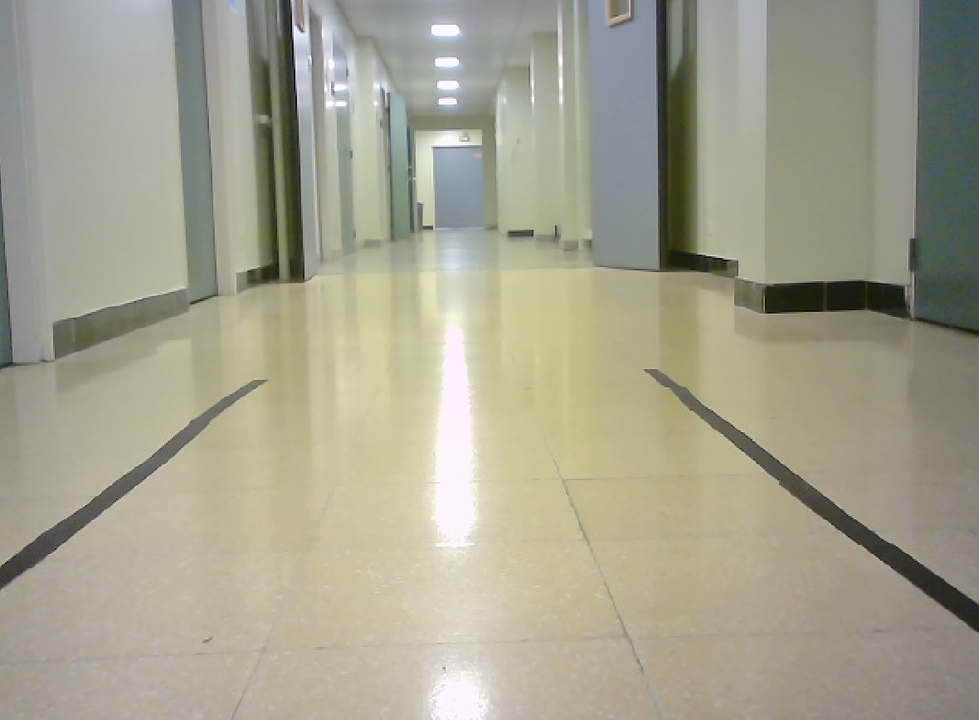
#> input picture jetsonNano/ros2_ws/src/lane_detection/resource/Lane-detection-opencv-python/test_demo.png, 979 x 720 px, shrunk from 1180 x 868 before the run; the run also reads 3 pictures not shown here
$ jupyter execute --allow-errors Lane-detection-opencv.ipynb
#> lines starting #> are read from the running program, lines starting #| are printed output that depends on the picture; after the words box and inside, x2 and y2 are one past the last pixel; in counts of white or black regions, pixels touching at a corner belong together
# Lane Detection using OpenCV
##### Based on https://github.com/d-misra/Lane-detection-opencv-python

Modification made to fit the indoor setting of the geicar:
- Hough lines thereshold and min line length
- Mask to extract the black color of a picture
- Modification of the Hough-line averaging with pick_lane_lines to filter the raw Hough detection
- Modification to have utility functions reusable in the geicar architecture

## Part 1 : Modifying the code and test in a gei

[cell 1]
import cv2
import matplotlib.pyplot as plt
import numpy as np

# Canny edge detection + Remove irrelevant segments of the image and retain only the lane portion
def canny_edges_with_roi(binary_mask, canny_low=50, canny_high=150, roi_vertical_ratio=0.55):
    edges = cv2.Canny(binary_mask, canny_low, canny_high)
    h, w = edges.shape[:2]
    roi_mask = np.zeros_like(edges)
    cv2.rectangle(roi_mask,(0, int(h * roi_vertical_ratio)),(w, h),255,-1)
    return cv2.bitwise_and(edges, roi_mask)


# Function modified to YCrCb
def dark_tape_mask(
    bgr_image,
    lower_ycrcb=np.array([0,   100,  100]),  # Param to Adapt
    upper_ycrcb=np.array([110, 140, 140]),    # Param to Adapt
    kernel_size=5
):
    # BGR -> YCrCb
    ycrcb = cv2.cvtColor(bgr_image, cv2.COLOR_BGR2YCrCb)

    # Threshold for dark, low‑chroma pixels (black-ish)
    mask = cv2.inRange(ycrcb, lower_ycrcb, upper_ycrcb)

    # Morphological filtering to keep thick blobs and remove noise
    kernel = np.ones((kernel_size, kernel_size), np.uint8)
    mask = cv2.morphologyEx(mask, cv2.MORPH_CLOSE, kernel, iterations=2)
    mask = cv2.morphologyEx(mask, cv2.MORPH_OPEN,  kernel, iterations=1)

    return mask


# Hough segments
def hough_lines(
    edges,
    rho=1,
    theta=np.pi / 180,
    threshold=15,
    min_line_length=80,     # Parameter to adapt
    max_line_gap=30         # Parameter to adapt
):
    return cv2.HoughLinesP(
        edges,
        rho=rho,
        theta=theta,
        threshold=threshold,
        minLineLength=min_line_length,
        maxLineGap=max_line_gap
    )


def pick_lane_lines(image_shape, lines,
                    min_angle_deg=3,
                    max_angle_deg=85,
                    k_longest=8,
                    min_length=20):   #Value to modify
    if lines is None:
        return None

    h, w = image_shape[:2]
    x_center = w / 2.0
    min_angle = np.deg2rad(min_angle_deg)
    max_angle = np.deg2rad(max_angle_deg)

    segs = []
    for l in lines:
        x1, y1, x2, y2 = l.reshape(4)
        dx, dy = x2 - x1, y2 - y1
        length = np.hypot(dx, dy)
        if length < min_length:
            continue
        angle = np.arctan2(dy, dx)
        aabs = abs(angle)
        if aabs < min_angle or aabs > max_angle:
            continue

        xm = 0.5 * (x1 + x2)
        side = 'L' if xm < x_center else 'R'
        segs.append({'x1': x1, 'y1': y1, 'x2': x2, 'y2': y2,
                     'length': length, 'angle': angle,
                     'xm': xm, 'side': side})

    if len(segs) == 0:
        return None

    left  = sorted([s for s in segs if s['side']=='L'],
                   key=lambda s: -s['length'])[:k_longest]
    right = sorted([s for s in segs if s['side']=='R'],
                   key=lambda s: -s['length'])[:k_longest]

    def avg_side(group):
        arr = np.array([[g['x1'], g['y1'], g['x2'], g['y2']] for g in group],
                       dtype=float)
        return arr.mean(axis=0).astype(int)

    lanes = []

    if left and right:
        # Geometry scoring to pick one best (L,R) pair
        y_ref = 0.75 * h
        best_pair, best_score = None, -1e9

        def x_at_y(seg, y):
            x1, y1, x2, y2 = seg['x1'], seg['y1'], seg['x2'], seg['y2']
            if y2 == y1:
                return (x1 + x2) / 2.0
            return x1 + (y - y1) * (x2 - x1) / (y2 - y1)

        for L in left:
            for R in right:
                # Parallelism
                dang = abs(L['angle'] - R['angle'])
                dang = min(dang, np.pi - dang)
                score_parallel = -dang

                # Width near bottom
                x_left= x_at_y(L, y_ref)
                x_right = x_at_y(R, y_ref)
                width = x_right -x_left
                if width <= 40 or width >= 0.9 * w:
                    continue

                # Centering
                lane_center = (x_left+ x_right) / 2.0
                off_center = abs(lane_center - x_center)
                score_center = -off_center / w

                # Length
                score_len = (L['length'] + R['length']) / (h + w)

                score = 3.0*score_parallel + 2.0*score_len + 1.0*score_center
                if score > best_score:
                    best_score = score
                    best_pair = (L, R)

        if best_pair is not None:
            L, R = best_pair
            lanes.append(avg_side([L]))
            lanes.append(avg_side([R]))

        else:
            # best single segment overall
            best_single = max(segs, key=lambda s: s['length'])
            lanes.append(avg_side([best_single]))

    elif left and not right:
        lanes.append(avg_side(left))   # only left lane

    elif right and not left:
        lanes.append(avg_side(right))  # only right lane

    return np.array(lanes) if lanes else None


def detect_lanes_dark_tape(input_image, draw_fn, thickness=8, debug=False):
    # 1) Color segmentation of black thick tape
    mask = dark_tape_mask(input_image)

    # 2) Canny only on tape (via ROI function so you can tune later)
    edges = canny_edges_with_roi(mask)

    edges = cv2.dilate(edges, np.ones((3,3), np.uint8), iterations=1)

    # 3) Hough + lane selection
    lines = hough_lines(edges)
    lane_lines = pick_lane_lines(input_image.shape, lines)

    # 4) Draw result
    output = draw_fn(input_image, lane_lines, thickness=thickness)

    if debug:
        plt.figure(figsize=(10,4))
        plt.subplot(1,3,1); plt.imshow(cv2.cvtColor(input_image, cv2.COLOR_BGR2RGB)); plt.title("Input"); plt.axis('off')
        plt.subplot(1,3,2); plt.imshow(mask, cmap='gray'); plt.title("Tape mask"); plt.axis('off')
        plt.subplot(1,3,3); plt.imshow(edges, cmap='gray'); plt.title("Edges on tape"); plt.axis('off')
        plt.show()

    return output, lane_lines, edges, mask


# Draws lines of given thickness over an image
def draw_lines(image, lines, thickness):
    if lines is None:
        return image

    line_image = np.zeros_like(image)
    if len(line_image.shape) == 2:
        line_image = cv2.cvtColor(line_image, cv2.COLOR_GRAY2BGR)

    color = (0, 0, 255)
    for x1, y1, x2, y2 in lines:
        cv2.line(line_image, (x1, y1), (x2, y2), color, thickness)

    combined_image = cv2.addWeighted(image, 0.8, line_image, 1.0, 0.0)
    return combined_image

#### Section with the set of images for testing parameter

[cell 2]
# Image Test 1
inputimage = cv2.imread("test_demo.png")
#> inputimage is the input picture: shape (720, 979, 3); mean B, G, R 143, 161.7, 163.8

# ou recommandé : RGB -> YCrCb
ycrcb = cv2.cvtColor(inputimage, cv2.COLOR_BGR2YCrCb)
#> ycrcb: shape (720, 979, 3); mean of channels 0, 1, 2 160.2, 130.6, 118.3
Y, Cr, Cb = cv2.split(ycrcb)


plt.figure()
plt.imshow(cv2.cvtColor(inputimage, cv2.COLOR_BGR2RGB))

# Change the inputimage
masked_input = dark_tape_mask(inputimage)
#> in dark_tape_mask, `mask = cv2.inRange(ycrcb, lower_ycrcb, upper_ycrcb)`:
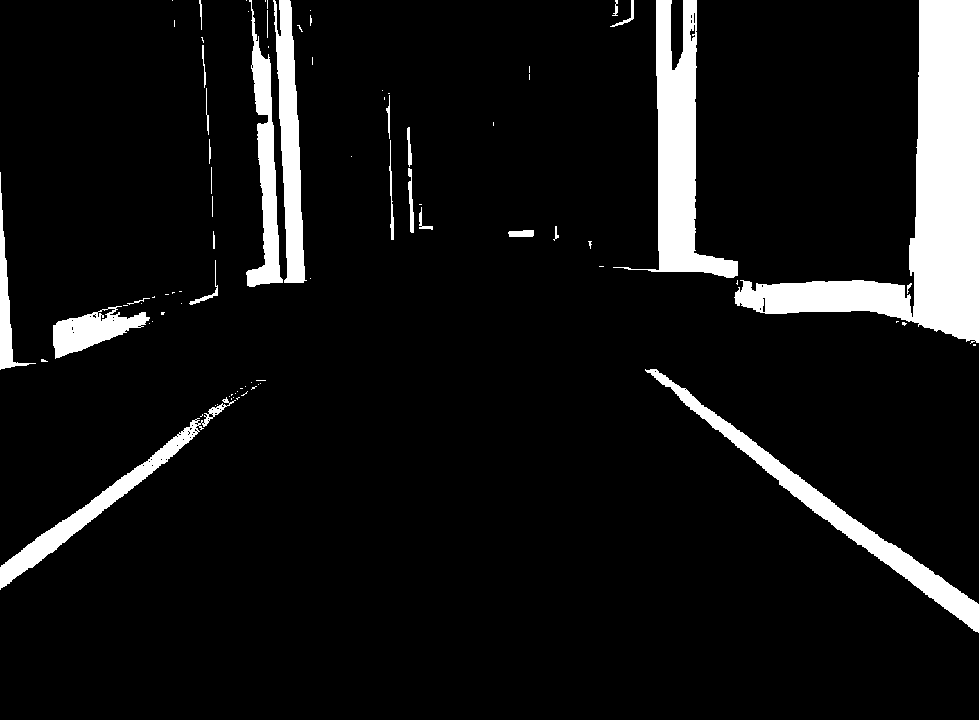
#> mask: shape (720, 979); 8.9% white; 84 white regions (56 under 20 px), largest, box (x1, y1, x2, y2) and area: (734, 0, 979, 344) 26202, (613, 0, 738, 278) 10508, (645, 369, 979, 633) 6943
plt.imshow(cv2.cvtColor(masked_input, cv2.COLOR_BGR2RGB))
# Canny edge detection + Remove irrelevant segments of the image and retain only the lane portion

edges = canny_edges_with_roi(masked_input)
plt.figure()
plt.imshow(cv2.cvtColor(edges, cv2.COLOR_BGR2RGB))
plt.show()

output, lanes, edges, mask = detect_lanes_dark_tape(
    inputimage,
    draw_fn=draw_lines,
    thickness=25
)
#> in detect_lanes_dark_tape, `lines = hough_lines(edges)`: lines = 22 rows, first 6: [3, 588, 198, 435], [5, 564, 229, 395], [678, 399, 870, 554], [4, 588, 182, 449], [66, 520, 230, 396], [692, 395, 901, 552]
#> the loop in pick_lane_lines, `for l in lines:` made 22 passes
#> (x1, y1, x2, y2, dx, dy, length, angle) on passes 1 to 8: (3, 588, 198, 435, 195, -153, 247.9, -0.665), (5, 564, 229, 395, 224, -169, 280.6, -0.646), (678, 399, 870, 554, 192, 155, 246.8, 0.679), (4, 588, 182, 449, 178, -139, 225.8, -0.663), (66, 520, 230, 396, 164, -124, 205.6, -0.647), (692, 395, 901, 552, 209, 157, 261.4, 0.644), (692, 396, 887, 543, 195, 147, 244.2, 0.646), (694, 395, 933, 575, 239, 180, 299.2, 0.646)
#> after the loop in pick_lane_lines, `for l in lines:`: segs = 22 items
#> in pick_lane_lines, `left  = sorted([s for s in segs if s['side']=='L'], key=lambda s: -s['..`: left = 8 items
#> the loop in pick_lane_lines, `for L in left:` made 8 passes
#> the loop in draw_lines, `for x1, y1, x2, y2 in lines:` made 2 passes
#> (x1, y1, x2, y2) on passes 1 to 2: (8, 562, 230, 395), (694, 395, 933, 575)
plt.imshow(cv2.cvtColor(output, cv2.COLOR_BGR2RGB))
plt.title("Final lane overlay")
plt.show()

[cell 3]
# Image Test 2
inputimage = cv2.imread("test_demo2.png")
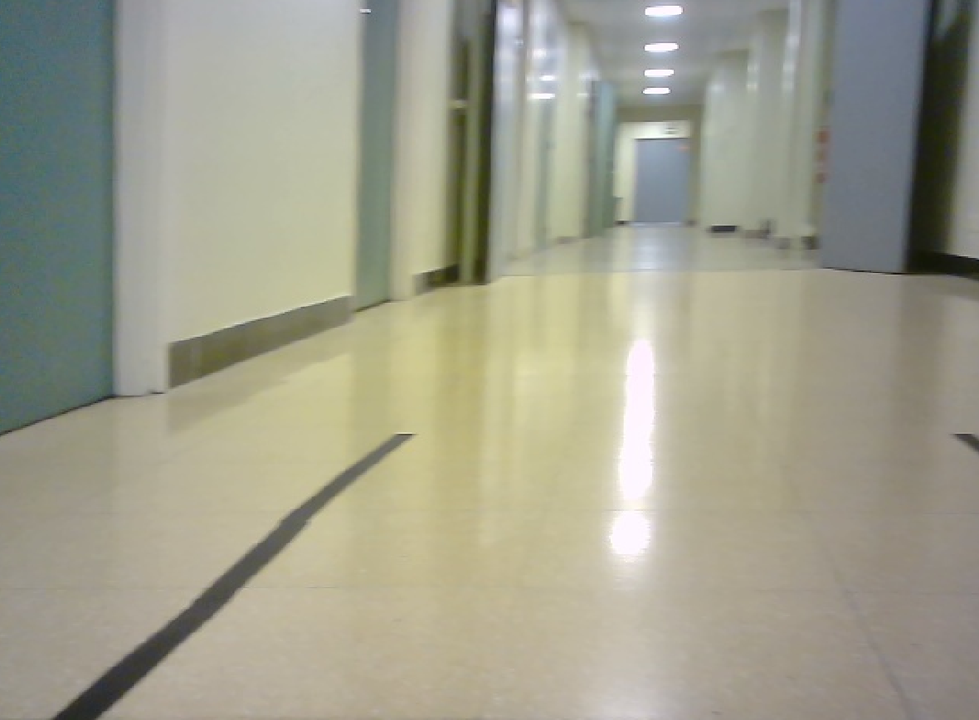
#> input picture jetsonNano/ros2_ws/src/lane_detection/resource/Lane-detection-opencv-python/test_demo2.png, 979 x 720 px, shrunk from 1180 x 868 before the run
#> inputimage is the input picture: shape (720, 979, 3); mean B, G, R 140.6, 158, 158.7

# ou recommandé : RGB -> YCrCb
ycrcb = cv2.cvtColor(inputimage, cv2.COLOR_BGR2YCrCb)
#> ycrcb: shape (720, 979, 3); mean of channels 0, 1, 2 156.2, 129.8, 119.2
Y, Cr, Cb = cv2.split(ycrcb)
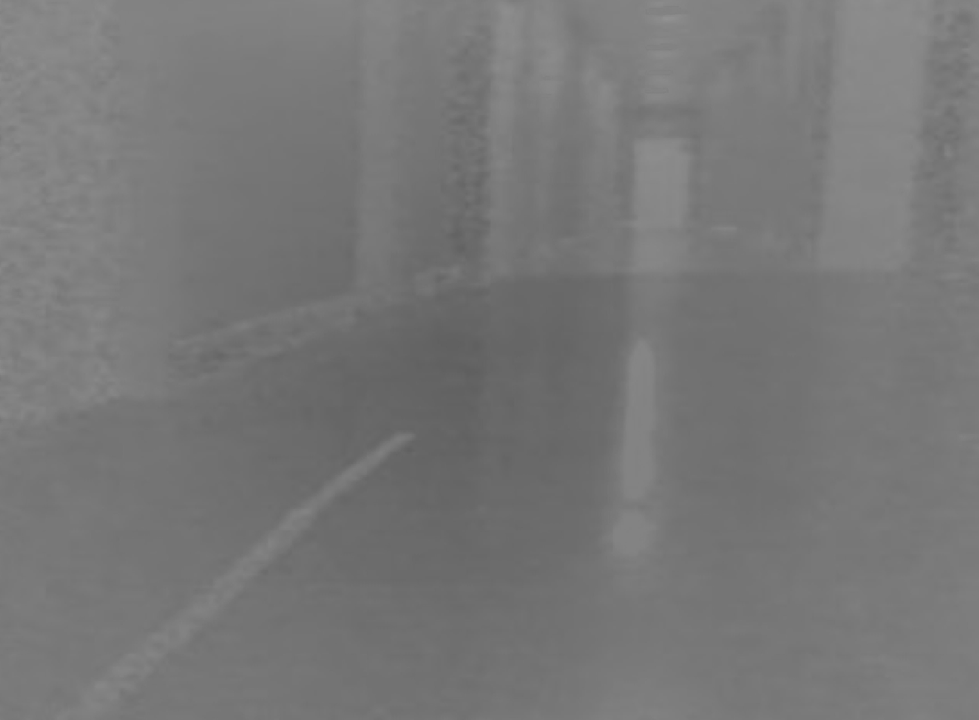
#> Cb: shape (720, 979); min 94, max 146, mean 119.2


plt.figure()
plt.imshow(cv2.cvtColor(inputimage, cv2.COLOR_BGR2RGB))

# Change the inputimage
masked_input = dark_tape_mask(inputimage)
plt.imshow(cv2.cvtColor(masked_input, cv2.COLOR_BGR2RGB))
# Canny edge detection + Remove irrelevant segments of the image and retain only the lane portion

edges = canny_edges_with_roi(masked_input)
plt.figure()
plt.imshow(cv2.cvtColor(edges, cv2.COLOR_BGR2RGB))
plt.show()

output, lanes, edges, mask = detect_lanes_dark_tape(
    inputimage,
    draw_fn=draw_lines,
    thickness=25
)
#> the loop in pick_lane_lines (call 2), `for l in lines:` made 23 passes
#> l on passes 1 to 8: [[100, 719, 290, 542]], [[100, 717, 306, 524]], [[51, 717, 232, 570]], [[217, 578, 380, 446]], [[244, 554, 360, 460]], [[195, 598, 278, 530]], [[304, 519, 404, 435]], [[0, 434, 118, 398]]
#> the loop in draw_lines (call 2), `for x1, y1, x2, y2 in lines:` made 1 pass
#> (x1, y1, x2, y2) on pass 1: (90, 699, 274, 541)
plt.imshow(cv2.cvtColor(output, cv2.COLOR_BGR2RGB))
plt.title("Final lane overlay")
plt.show()

[cell 4]
# Image Test 3
inputimage = cv2.imread("test_demo3.png")
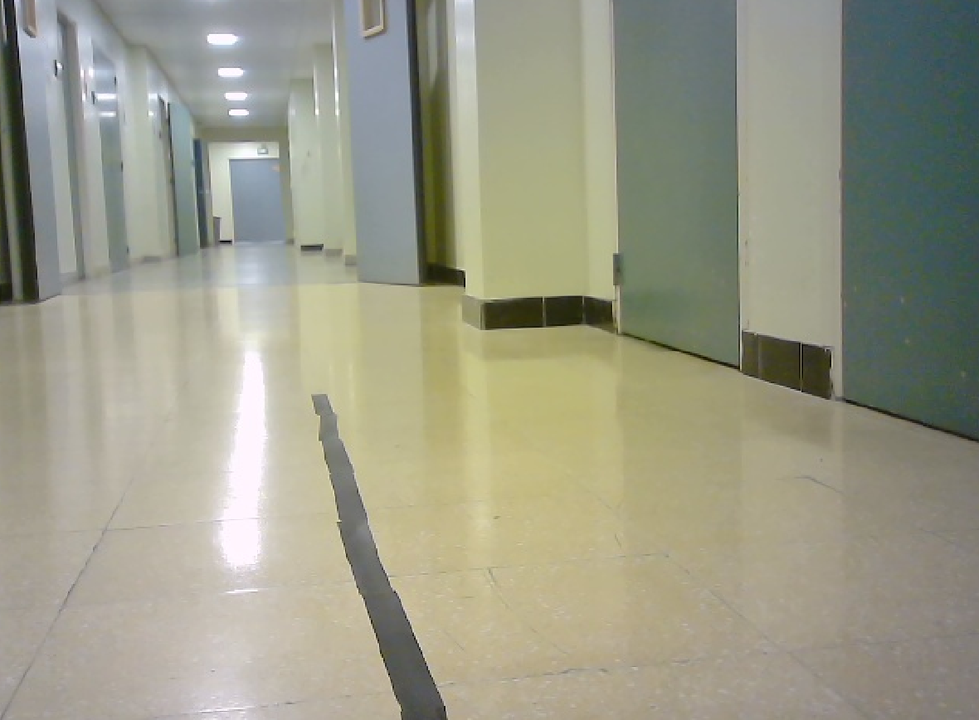
#> input picture jetsonNano/ros2_ws/src/lane_detection/resource/Lane-detection-opencv-python/test_demo3.png, 979 x 720 px, shrunk from 1180 x 868 before the run
#> inputimage is the input picture: shape (720, 979, 3); mean B, G, R 135.8, 154.1, 154.1

# ou recommandé : RGB -> YCrCb
ycrcb = cv2.cvtColor(inputimage, cv2.COLOR_BGR2YCrCb)
#> ycrcb: shape (720, 979, 3); mean of channels 0, 1, 2 152, 129.5, 118.9
Y, Cr, Cb = cv2.split(ycrcb)


plt.figure()
plt.imshow(cv2.cvtColor(inputimage, cv2.COLOR_BGR2RGB))

# Change the inputimage
masked_input = dark_tape_mask(inputimage)
plt.imshow(cv2.cvtColor(masked_input, cv2.COLOR_BGR2RGB))
# Canny edge detection + Remove irrelevant segments of the image and retain only the lane portion

edges = canny_edges_with_roi(masked_input)
plt.figure()
plt.imshow(cv2.cvtColor(edges, cv2.COLOR_BGR2RGB))
plt.show()

output, lanes, edges, mask = detect_lanes_dark_tape(
    inputimage,
    draw_fn=draw_lines,
    thickness=25
)
#> call 3 of detect_lanes_dark_tape, with thickness = 25, debug = False
#> in detect_lanes_dark_tape (call 3), `edges = cv2.dilate(edges, np.ones((3,3), np.uint8), iterations=1)`:
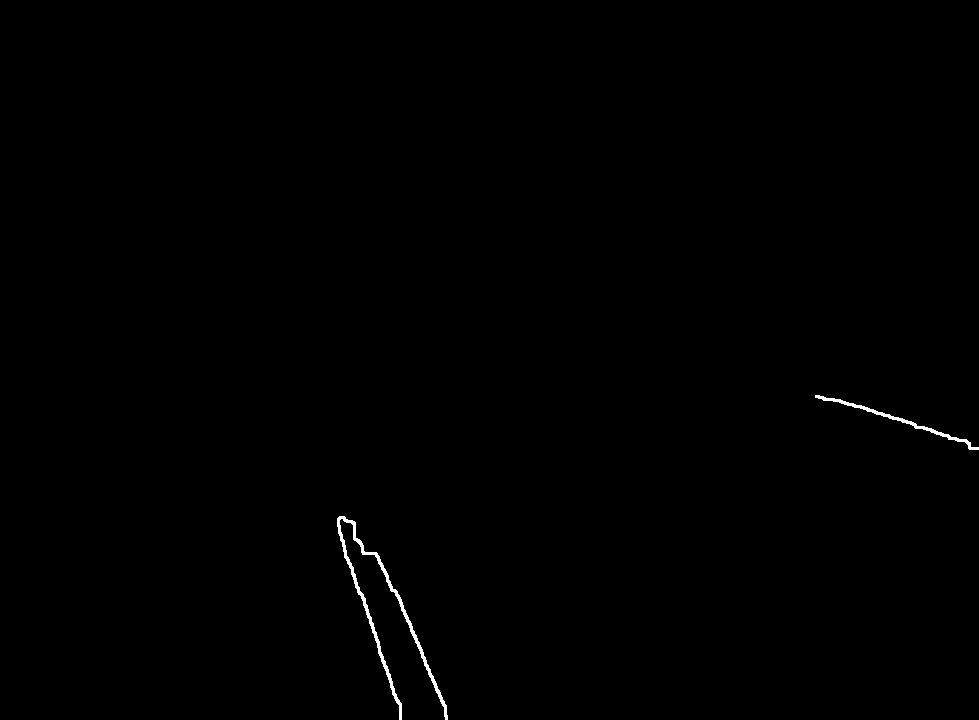
#> edges: shape (720, 979); 0.31% white; 2 white regions, box (x1, y1, x2, y2) and area: (337, 516, 448, 720) 1596, (815, 395, 979, 450) 606
#> call 3 of draw_lines, with lines = array of shape (1, 4), thickness = 25
#> the loop in draw_lines (call 3), `for x1, y1, x2, y2 in lines:` made 1 pass
#> (x1, y1, x2, y2) on pass 1: (337, 521, 401, 719)
#> in draw_lines (call 3), `combined_image = cv2.addWeighted(image, 0.8, line_image, 1.0, 0.0)`:
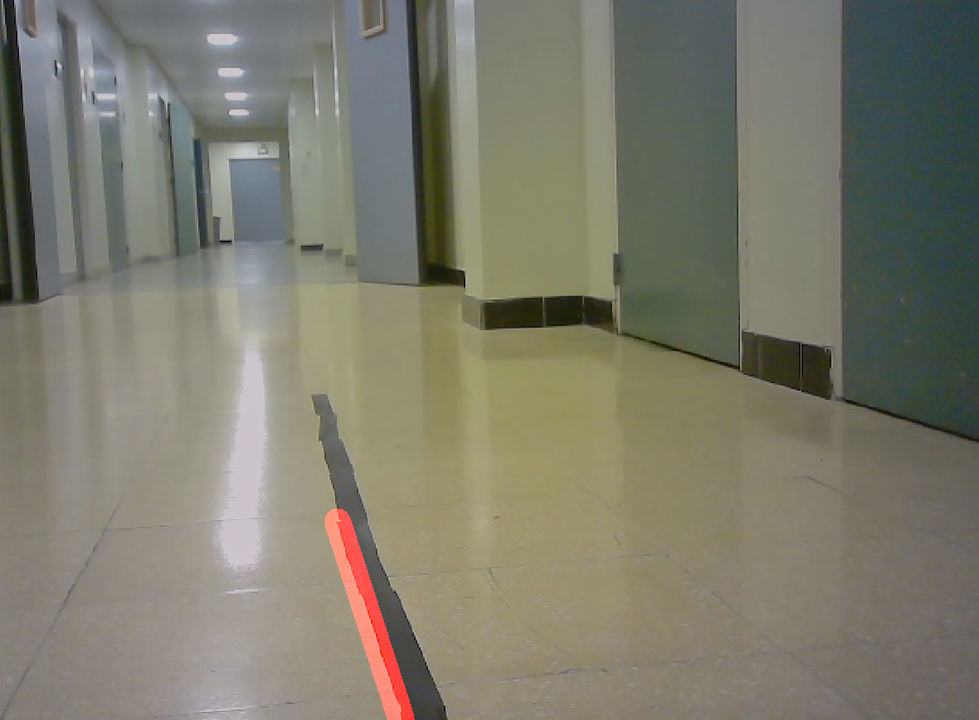
#> combined_image: shape (720, 979, 3); mean B, G, R 108.7, 123.2, 124.4
plt.imshow(cv2.cvtColor(output, cv2.COLOR_BGR2RGB))
plt.title("Final lane overlay")
plt.show()

[cell 5]
# Image Test 4
inputimage = cv2.imread("test_demo4.png")

# ou recommandé : RGB -> YCrCb
ycrcb = cv2.cvtColor(inputimage, cv2.COLOR_BGR2YCrCb)
Y, Cr, Cb = cv2.split(ycrcb)


plt.figure()
plt.imshow(cv2.cvtColor(inputimage, cv2.COLOR_BGR2RGB))

# Change the inputimage
masked_input = dark_tape_mask(inputimage)
plt.imshow(cv2.cvtColor(masked_input, cv2.COLOR_BGR2RGB))
# Canny edge detection + Remove irrelevant segments of the image and retain only the lane portion

edges = canny_edges_with_roi(masked_input)
plt.figure()
plt.imshow(cv2.cvtColor(edges, cv2.COLOR_BGR2RGB))
plt.show()

output, lanes, edges, mask = detect_lanes_dark_tape(
    inputimage,
    draw_fn=draw_lines,
    thickness=25
)
plt.imshow(cv2.cvtColor(output, cv2.COLOR_BGR2RGB))
plt.title("Final lane overlay")
plt.show()

[cell 6]
# Image Test 5
inputimage = cv2.imread("test5.png")

# ou recommandé : RGB -> YCrCb
ycrcb = cv2.cvtColor(inputimage, cv2.COLOR_BGR2YCrCb)
Y, Cr, Cb = cv2.split(ycrcb)


plt.figure()
plt.imshow(cv2.cvtColor(inputimage, cv2.COLOR_BGR2RGB))

# Change the inputimage
masked_input = dark_tape_mask(inputimage)
plt.imshow(cv2.cvtColor(masked_input, cv2.COLOR_BGR2RGB))
# Canny edge detection + Remove irrelevant segments of the image and retain only the lane portion

edges = canny_edges_with_roi(masked_input)
plt.figure()
plt.imshow(cv2.cvtColor(edges, cv2.COLOR_BGR2RGB))
plt.show()

output, lanes, edges, mask = detect_lanes_dark_tape(
    inputimage,
    draw_fn=draw_lines,
    thickness=25
)
plt.imshow(cv2.cvtColor(output, cv2.COLOR_BGR2RGB))
plt.title("Final lane overlay")
plt.show()

[cell 7]
# Image Test 6
inputimage = cv2.imread("test6.png")

# ou recommandé : RGB -> YCrCb
ycrcb = cv2.cvtColor(inputimage, cv2.COLOR_BGR2YCrCb)
Y, Cr, Cb = cv2.split(ycrcb)


plt.figure()
plt.imshow(cv2.cvtColor(inputimage, cv2.COLOR_BGR2RGB))

# Change the inputimage
masked_input = dark_tape_mask(inputimage)
plt.imshow(cv2.cvtColor(masked_input, cv2.COLOR_BGR2RGB))
# Canny edge detection + Remove irrelevant segments of the image and retain only the lane portion

edges = canny_edges_with_roi(masked_input)
plt.figure()
plt.imshow(cv2.cvtColor(edges, cv2.COLOR_BGR2RGB))
plt.show()

output, lanes, edges, mask = detect_lanes_dark_tape(
    inputimage,
    draw_fn=draw_lines,
    thickness=25
)
